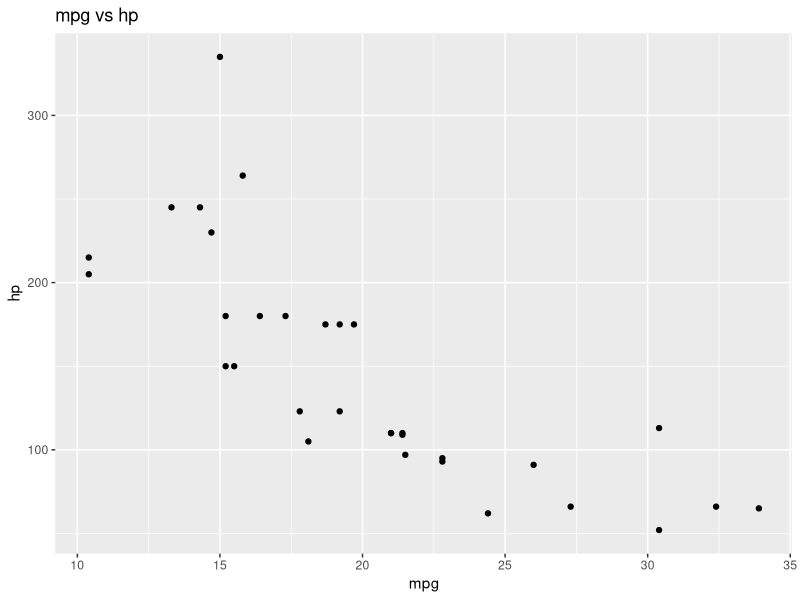

This chart was generated by the following R code:
## ---- chunk 1

library(tidyverse)

## ---- chunk 2

variancefunc <- function(x){
  
  sum(((x - mean(x)))^2)/(length(x)-1)
  
}

var_test <- sample(1:99999, 500)

## ---- chunk 3

variancefunc(var_test)
var(var_test)

## ---- chunk 4

both_na <- function(x, y){
  
  sum(is.na(x) & is.na(y))
  
}

## ---- chunk 5

na_1 <- c(1, 3, 5, NA, 7, NA, 8, 9, NA, NA, NA, 10, 19, NA)
na_2 <- c(NA, 1, 2, 3, NA, NA, NA, NA, NA, NA, NA, NA, 20, NA)

both_na(na_1, na_2)

## ---- chunk 6

plot_df <- function(df, x, y, title, title_x, title_y){
  
ggplot(df)+
    geom_point(mapping = aes(x, y))+
    labs(title = title, x = title_x, y = title_y)
}

## ---- chunk 7

plot_df(mtcars, mtcars$mpg, mtcars$hp, "mpg vs hp", "mpg", "hp")

